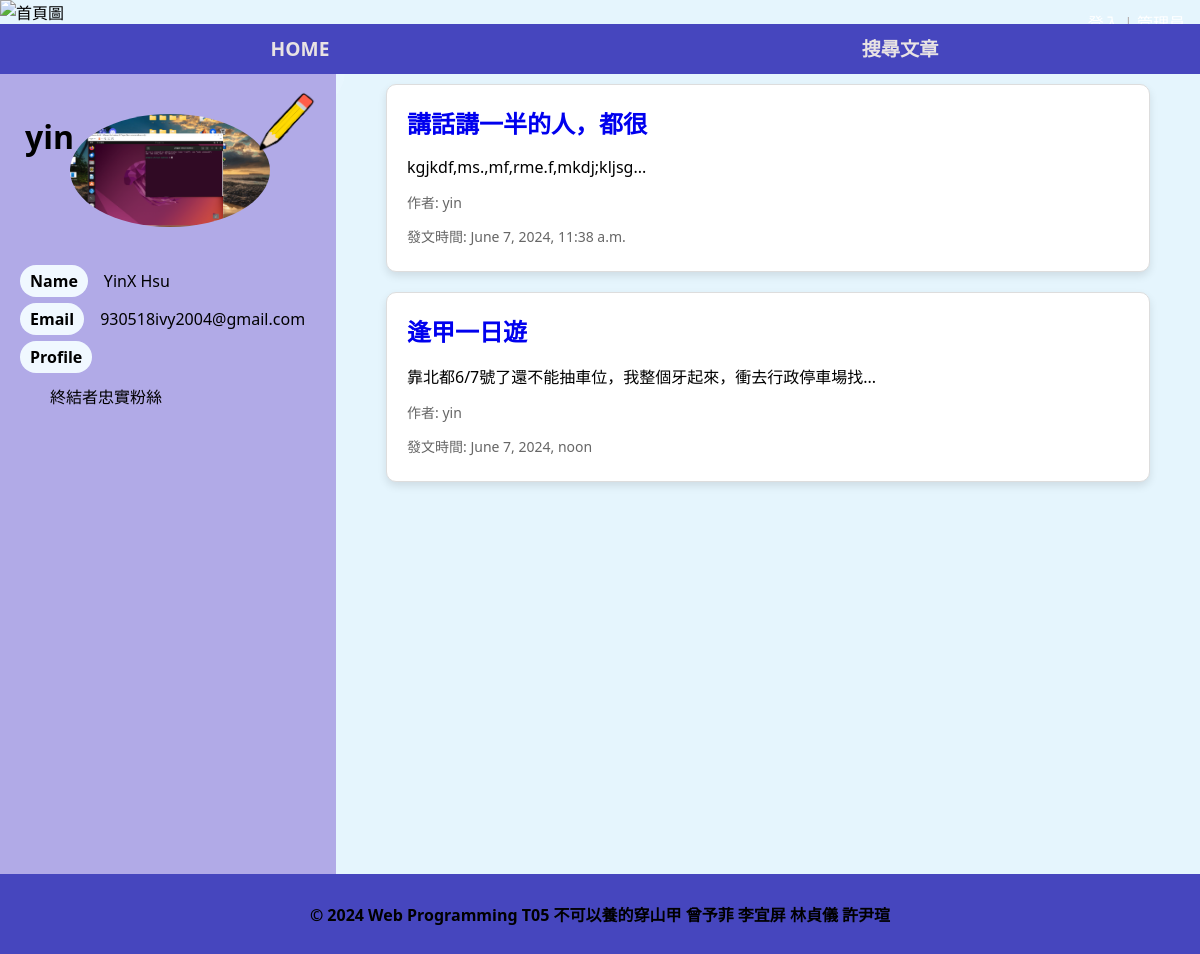
The page /2757934033/personal/ on the database as committed earlier.
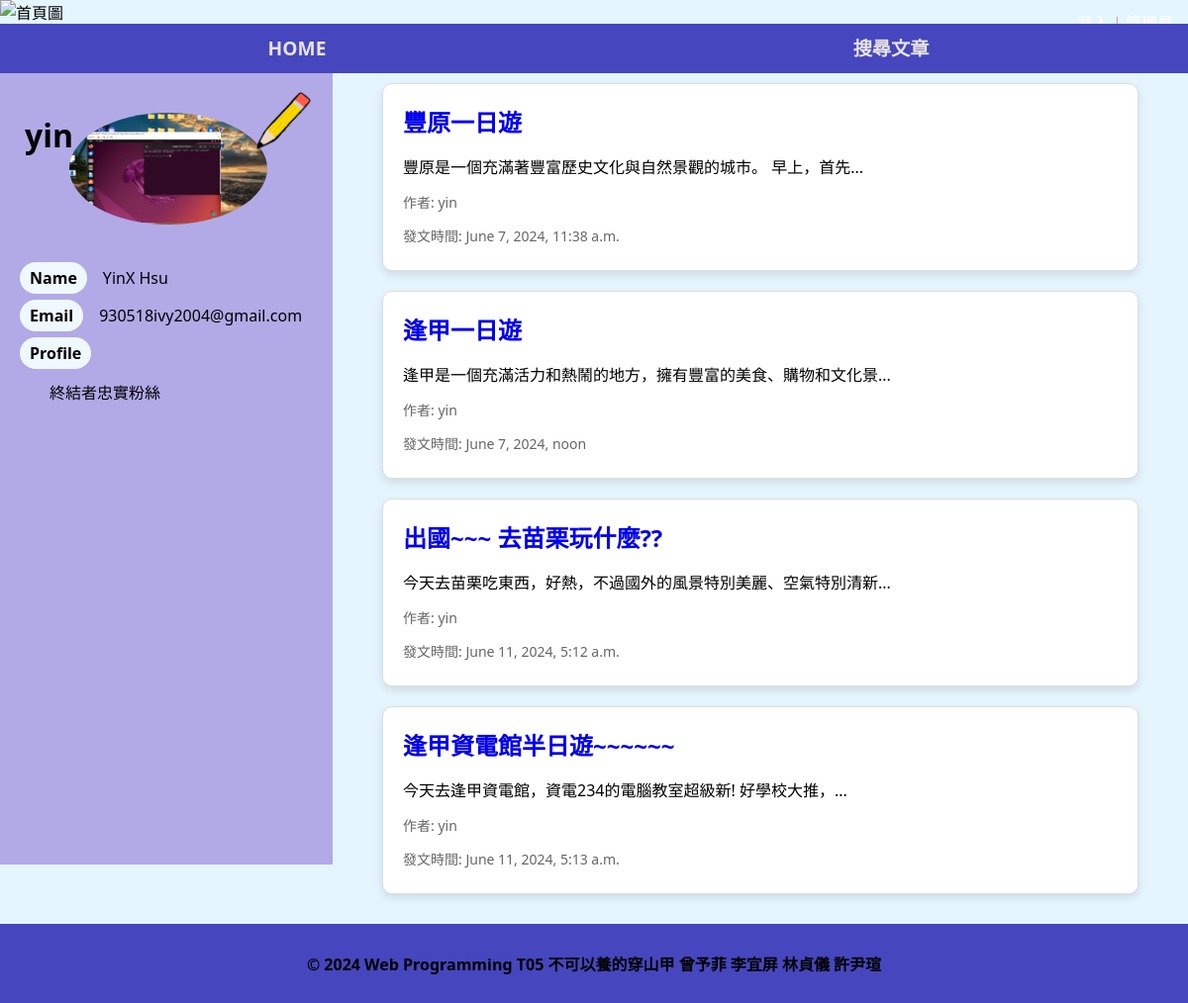
The same page on the database as committed later.
### travel/models.py (models this page shows, shortened)
class UserProfile(models.Model):
    user = models.OneToOneField(User, on_delete=models.CASCADE, related_name='profile', verbose_name="用戶")
    picture = models.ImageField(upload_to='profile_pictures/', null=True, blank=True, verbose_name="用戶頭像", help_text="請上傳1:1圖片")
    bio = models.TextField(max_length=500, blank=True, verbose_name="個人簡介")
    member_id = models.CharField(max_length=10, unique=True, verbose_name="會員編號", blank=True, help_text="系統將自動生成十碼會員編號")

class Post(models.Model):
    user = models.ForeignKey(User, on_delete=models.CASCADE, related_name='posts', verbose_name="發文者")
    title = models.CharField(max_length=20, verbose_name="文章標題")
    description = models.TextField(verbose_name="文章內容")
    created_at = models.DateTimeField(default=timezone.now, verbose_name="發文時間")
    pictures = models.ManyToManyField(Picture, related_name='posts', verbose_name="內文圖片")

### travel/views.py (the view)
# urls.py: path('<str:member_id>/personal/', views.personal, name = 'personal'),
def personal(request, member_id):
    member_profile = get_object_or_404(UserProfile, member_id=member_id)
    posts = Post.objects.filter(user=member_profile.user)
    context = {
      'posts': posts,
      'user': member_profile,
    }
    return render(request, 'personal.html', context)

### travel/templates/personal.html (shortened to what this page needs)
{% extends 'Mama.html' %}
{% load static %}
{% block CSS %}
    <link rel="stylesheet" type="text/css" href="{% static 'css/detail.css' %}">
    <link rel="stylesheet" type="text/css" href="{% static 'css/home.css' %}">
{% endblock %}
{% block content %}
    <div class="row">
        <div class="about">
            <h1>{{ user.user.username }}</h1>
            {% if user.picture %}
                <img class="head" src="{{ user.picture.url }}" alt="{{ user.user.username }}的頭貼"><br><br>
            {% else %}
                <img class="head" src="../../static/picture/defult_head.png" alt="預設頭貼"><br><br>
            {% endif %}
            <p><b>Name</b>&ensp;&ensp;{{ user.user.first_name }} {{ user.user.last_name }}</p>
            <p><b>Email</b>&ensp;&ensp;{{ user.user.email }}</p>
            <b>Profile</b>
            <p class="profile">{{ user.bio }}</p>
            <a href="edit/"><img class="edit" src="{% static 'picture/pencil.png' %}" alt="編輯"></a>
        </div>
        <div class="article">
            {% for post in posts %}
                <div class="post-item">
                    <h2 class="post-title"><a class="post" href="/post_detail/{{ post.id }}">{{ post.title }}</a></h2>
                    <p class="post-description">{{ post.description|slice:":30" }}...</p>
                    <p class="post-author">作者: {{ post.user.username }}</p>
                    <p class="post-date">發文時間: {{ post.created_at }}</p>
                </div>
            {% endfor %}
        </div>
    </div>
{% endblock %}

### travel/templates/Mama.html (shortened to what this page needs)
<!DOCTYPE html>
<html lang="en">
<head>
    {% load static %}
    <link rel="stylesheet" type="text/css" href="{% static 'css/mama.css' %}" >
    {% block CSS %}{% endblock %}
</head>
<body>
    <h1 class="title">分享旅途所見</h1>
    <div class="login">
        {% if request.user.is_authenticated %}
        <a href="{% url 'travel:logout' %}">登出</a> | <a href="/admin">管理員</a>
        {% else %}
        <a href="{% url 'travel:login' %}">登入</a> | <a href="/admin">管理員</a>
        {% endif %}
    </div>
    <img class="topimg" src="https://www.yottau.com.tw/download/1170x406/7aefb820e8f8fb9fb51226967e014935.png" alt="首頁圖">
    <div class="linkbox">
        <div class="link"><a class="up" href="/">HOME</a></div>
        <div class="link"><a class="up" href="/search">搜尋文章</a></div>
    </div>
    {% block content %}{% endblock %}
    <div class="bottom">
        <p>&copy; 2024 Web Programming T05 不可以養的穿山甲 曾予菲 李宜屏 林貞儀 許尹瑄</p>
    </div>
</body>
</html>

### static/css/mama.css (style rules this page uses)
* { box-sizing: border-box; font-family: system-ui, -apple-system, BlinkMacSystemFont, 'Segoe UI', Roboto, Oxygen, Ubuntu, Cantarell, 'Open Sans', 'Helvetica Neue', sans-serif; }
.topimg { width: 100%; height: auto; margin: 0; padding: 0; }
body { margin: 0; padding: 0; display: flex; flex-direction: column; }
.linkbox { display: flex; justify-content: space-between; height: 50px; margin: 0; padding: 0; position: sticky; top: 0; z-index: 100; }
.link { display: flex; justify-content: center; align-content: center; text-align: center; flex-grow: 1; flex: 1; background-color: rgb(70, 70, 190); height: 100%; width: 100%; color: rgb(232, 227, 227); font-size: larger; font-weight: bolder; }
.link a { height: 100%; width: 100%; display: block; line-height: 50px; margin: 0; color: rgb(232, 227, 227); }
.link a.up { text-decoration: none; }
.title { position: absolute; top: 10px; left: 35px; font-size: 45px; color: white; background-color: rgba(240, 248, 255, 0.205); border-radius: 50px; padding-left: 20px; padding-right: 20px; }
.bottom { background-color: rgb(70, 70, 190); height: 80px; text-align: center; align-content: center; font-weight: bold; }
.login { position: absolute; top: 10px; right: 15px; z-index: 10; color: rgb(183, 177, 177); }
.login a { color: white; }

### static/css/detail.css (style rules this page uses)
* { box-sizing: border-box; }
body { margin: 0; padding: 0; }
.row { display: flex; min-height: 100vh; }
.about { float: left; width: 28%; background-color: rgb(177, 170, 231); padding: 20px; position: relative; padding-top: 40px; height: 100vh; }
.head { border-radius: 50%; width: 200px; max-width: 80%; height: auto; margin-left: 17%; }
.about h1 { position: absolute; left: 25px; top: 20px; z-index: 10; }
.about b { background-color: aliceblue; padding: 5px 10px; border-radius: 50px; }
.profile { padding-left: 30px; }
.article { float: left; padding: 10px 50px; width: 72%; }
.row::after { content: ""; display: table; clear: both; }
.edit { position: absolute; top: 17px; right: 20px; z-index: 10; width: 65px; height: auto; }

### static/css/home.css (style rules this page uses)
.post-item { background-color: #ffffff; border: 1px solid #ddd; margin-bottom: 20px; border-radius: 10px; padding: 20px; box-shadow: 0 4px 8px rgba(0, 0, 0, 0.1); }
.post-title { font-size: 24px; margin-top: 0; margin-bottom: 10px; }
body { background-color: #e5f5fd; }
a.post { text-decoration:none }
.post-description { font-size: 16px; margin-bottom: 10px; }
.post-author, .post-date { font-size: 14px; color: #666; margin-bottom: 5px; }

Rows that differ between the two databases and show on the page:
changed Post: title "講話講一半的人，都很" → "豐原一日遊"; description "kgjkdf,ms.,mf,rme.f,mkdj;kljsg" → "豐原是一個充滿著豐富歷史文化與自然景觀的城市。 早上，首先"
changed Post "逢甲一日遊": description "靠北都6/7號了還不能抽車位，我整個牙起來，衝去行政停車場找" → "逢甲是一個充滿活力和熱鬧的地方，擁有豐富的美食、購物和文化景"
added Post: title "出國~~~ 去苗栗玩什麼??", description "今天去苗栗吃東西，好熱，不過國外的風景特別美麗、空氣特別清新", user.username "yin", created_at "June 11, 2024, 5:12 a.m."
added Post: title "逢甲資電館半日遊~~~~~~", description "今天去逢甲資電館，資電234的電腦教室超級新! 好學校大推，", user.username "yin", created_at "June 11, 2024, 5:13 a.m."
